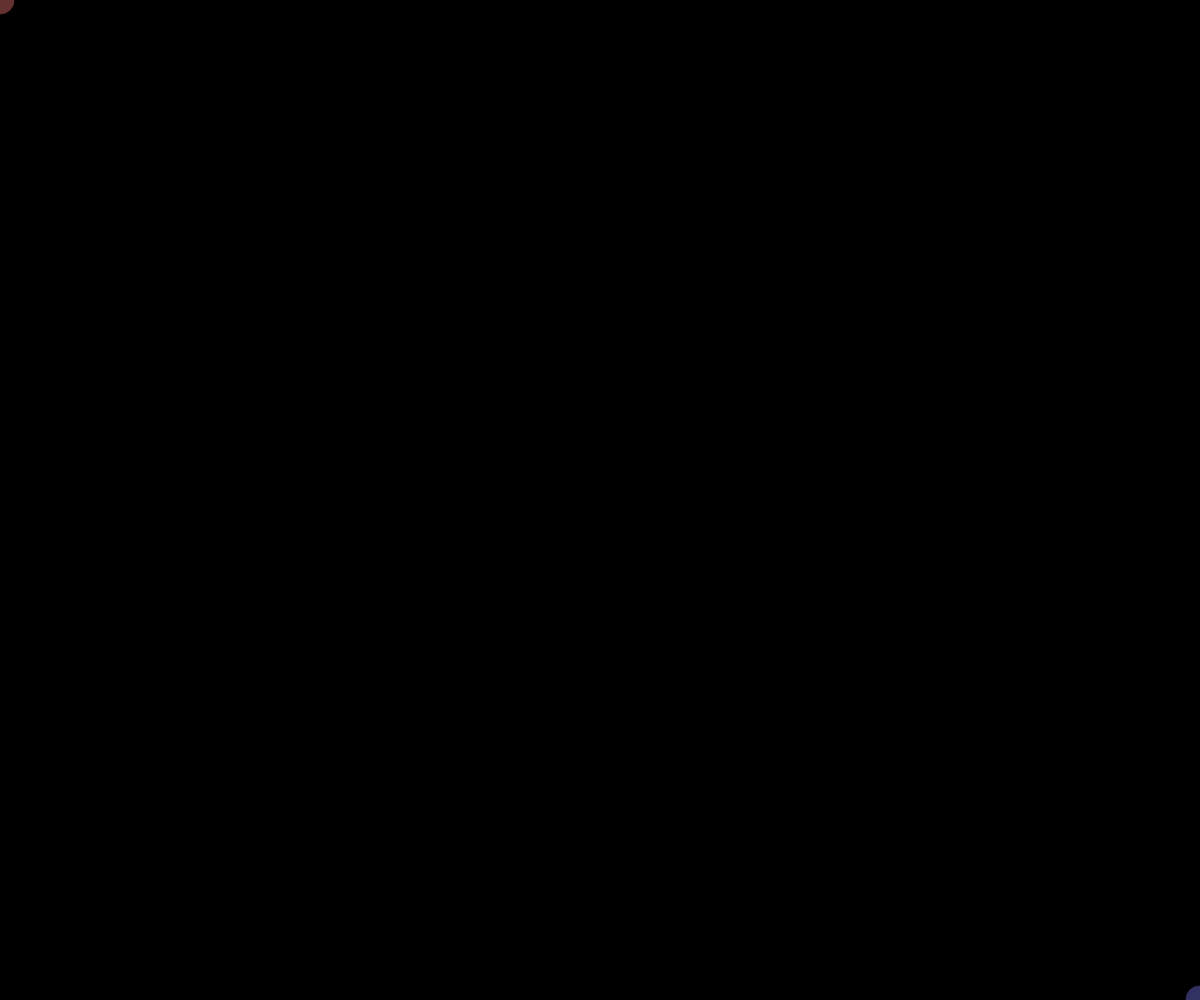
Frame 1 (no input)
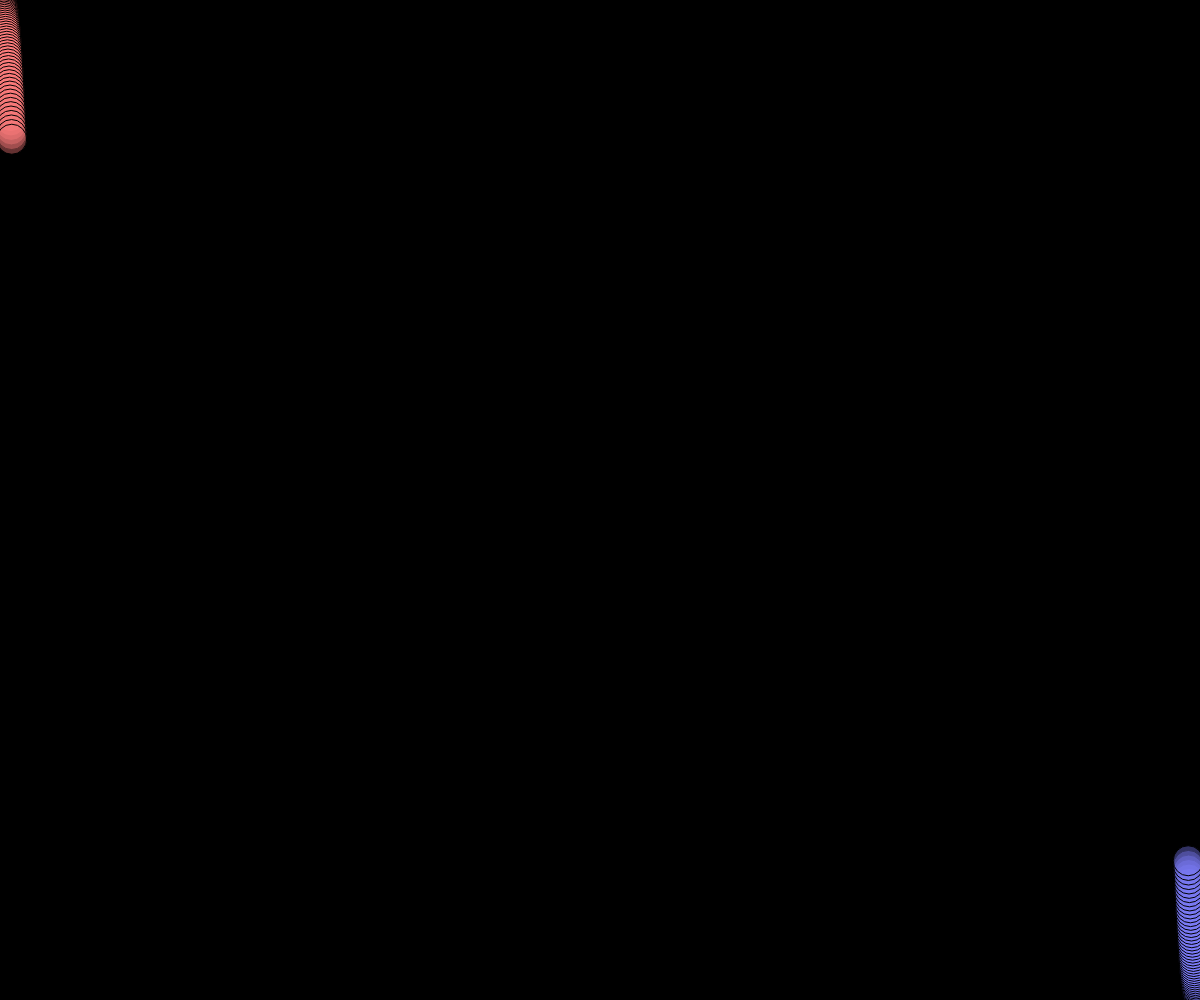
Frame 60 (no input)
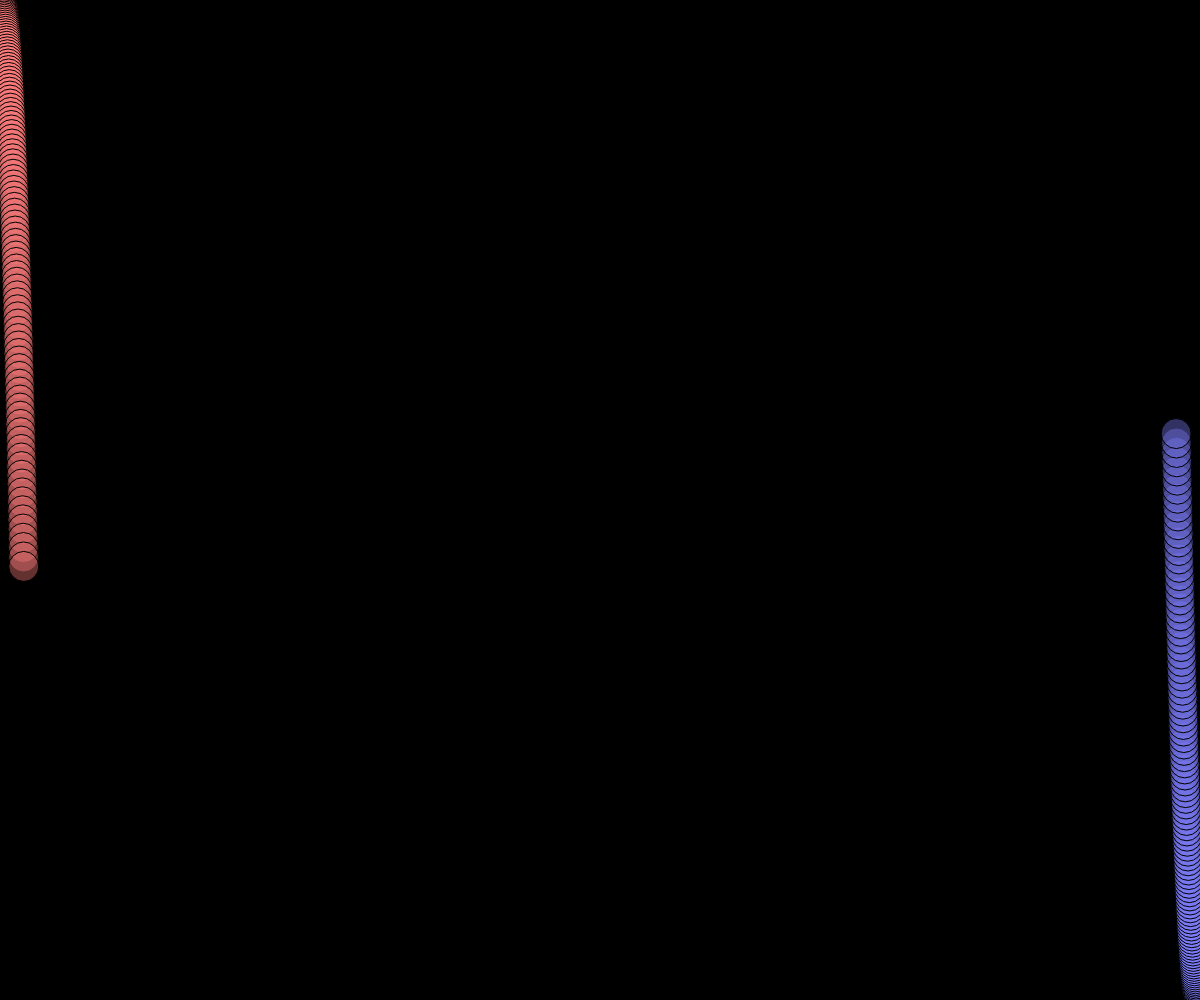
Frame 120 (the mouse pressed at the canvas centre since frame 60)

The p5.js sketch that drew these frames (run headless with seeded random() and noise() and a simulated clock; from frame 60 on, the mouse is pressed at the canvas centre):

// p5.js sketch
// ── sketch.js
let diametro=30;
let t=0;
let delta_t=0.2;

function setup() {
  
  createCanvas(windowWidth,windowHeight);
  background(0);  
}

function draw() {
  fill(255,125,125,100);
  stroke(0, 0, 0, 255);
  ellipse(t%(width+diametro), (t*t)%(height+diametro),diametro, diametro);  
  fill(125,125,250,100);
  stroke(0, 0, 0, 255);
  ellipse(width-t%(width+diametro), height-(t*t)%(height+diametro),diametro, diametro);  
  t=t+delta_t;
}
